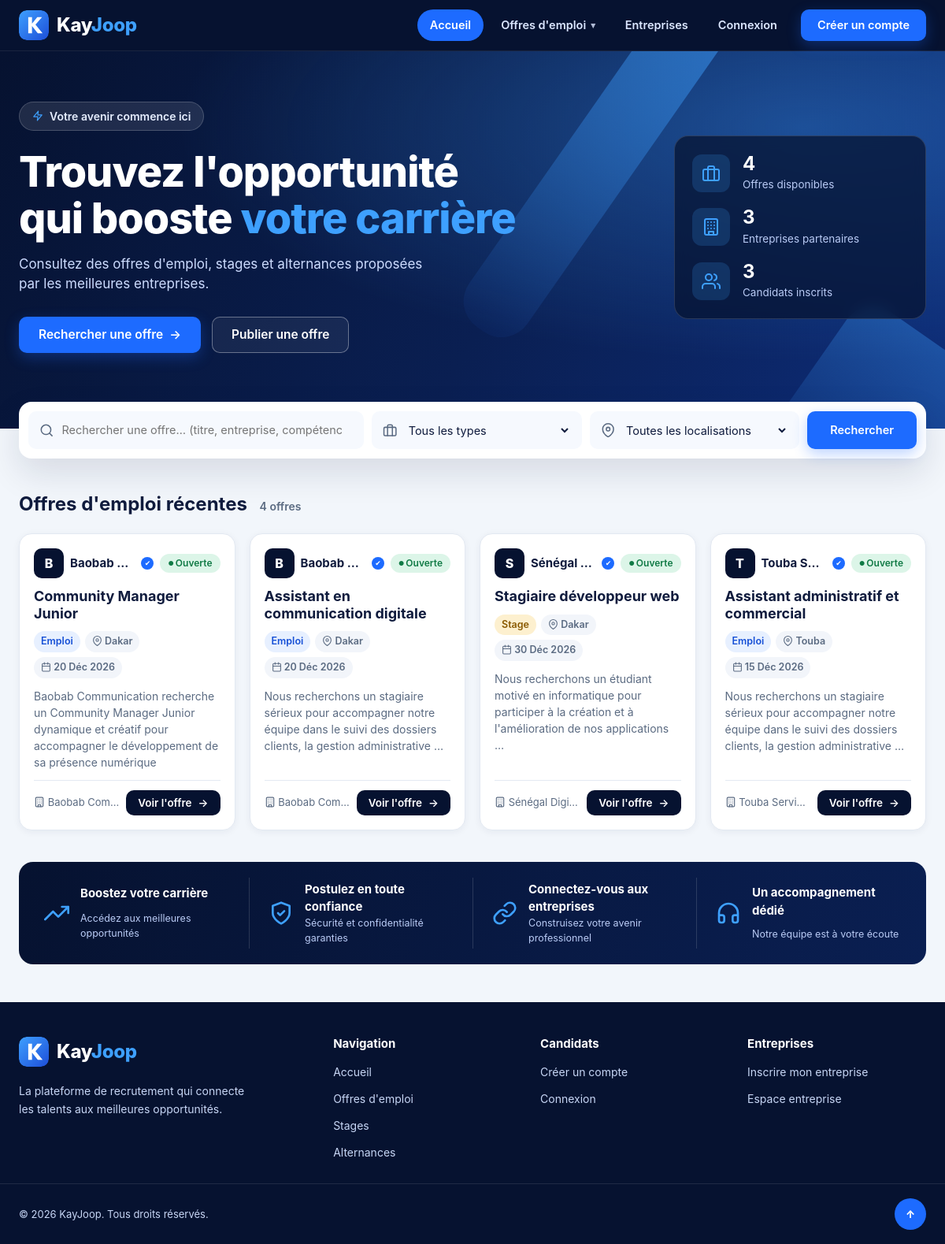
Page /offres/ on the committed database.
### offres/models.py (models this page shows, shortened)
class Offre(models.Model):
    TYPE_CHOIX = [
        ('emploi', 'Emploi'),
        ('stage', 'Stage'),
        ('alternance', 'Alternance'),
    ]
    STATUT_CHOIX = [
        ('en_attente', 'En attente de validation'),
        ('ouverte', 'Publiée'),
        ('fermee', 'Clôturée'),
    ]
    titre = models.CharField(max_length=200)
    entreprise = models.CharField(max_length=150)
    profil_entreprise = models.ForeignKey(
        'ProfilEntreprise',
        on_delete=models.SET_NULL,
        null=True,
        blank=True,
        related_name='offres'
    )
    description = models.TextField()
    type_contrat = models.CharField(
        max_length=20,
        choices=TYPE_CHOIX,
        default='emploi'
    )
    localisation = models.CharField(max_length=150)
    date_limite = models.DateField()
    statut = models.CharField(
        max_length=10,
        choices=STATUT_CHOIX,
        default='ouverte'
    )
    date_creation = models.DateTimeField(auto_now_add=True)

### offres/views.py (the view, shortened to what this page needs)
# urls.py: path('', views.rechercher_offres, name='rechercher_offres'),
def rechercher_offres(request):
    mot_cle = request.GET.get('q', '').strip()
    type_contrat = request.GET.get('type', '').strip()
    localisation = request.GET.get('lieu', '').strip()
    voir_tout = request.GET.get('tous') == '1'
    offres_publiques = Offre.objects.filter(
        statut='ouverte',
        date_limite__gte=timezone.localdate(),
    )
    offres = offres_publiques
    types_valides = dict(Offre.TYPE_CHOIX)
    if type_contrat not in types_valides:
        type_contrat = ''
    if type_contrat:
        offres = offres.filter(type_contrat=type_contrat)
    if localisation:
        offres = offres.filter(localisation__iexact=localisation)
    filtre_actif = bool(mot_cle or type_contrat or localisation)
    offres = offres.order_by('-date_creation')
    total_offres = offres.count()
    limite = 8
    liste_reduite = not filtre_actif and not voir_tout and total_offres > limite
    if liste_reduite:
        offres = offres[:limite]
    localisations = (
        offres_publiques
        .exclude(localisation='')
        .order_by('localisation')
        .values_list('localisation', flat=True)
        .distinct()
    )
    return render(
        request,
        'offres/recherche.html',
        {
            'offres': offres,
            'mot_cle': mot_cle,
            'type_contrat': type_contrat,
            'localisation': localisation,
            'types_contrat': Offre.TYPE_CHOIX,
            'localisations': localisations,
            'filtre_actif': filtre_actif,
            'liste_reduite': liste_reduite,
            'total_offres': total_offres,
            'stat_offres': offres_publiques.count(),
            'stat_entreprises': ProfilEntreprise.objects.count(),
            'stat_candidats': ProfilEtudiant.objects.count(),
        }
    )

### offres/templates/offres/recherche.html (shortened to what this page needs)
{% extends "offres/base.html" %}
{% load static %}
{% block content %}
<main>
    <section class="hero">
        <div class="hero-inner">
            <div class="hero-content">
                <span class="pill"><svg class="icon" aria-hidden="true"><use href="#i-bolt"/></svg> Votre avenir commence ici</span>
                <h1>
                    Trouvez l'opportunité<br>
                    qui booste <span class="accent">votre carrière</span>
                </h1>
                <p>
                    Consultez des offres d'emploi, stages et alternances
                    proposées par les meilleures entreprises.
                </p>
                <div class="hero-actions">
                    <a href="#offres" class="btn btn-primary btn-lg">
                        Rechercher une offre <span aria-hidden="true">→</span>
                    </a>
                    {% if user.is_authenticated and user.profil_entreprise %}
                        <a href="{% url 'publier_offre' %}" class="btn btn-light btn-lg">Publier une offre</a>
                    {% elif not user.is_authenticated %}
                        <a href="{% url 'inscription_entreprise' %}" class="btn btn-light btn-lg">Publier une offre</a>
                    {% endif %}
                </div>
            </div>
            <aside class="hero-stats" aria-label="KayJoop en chiffres">
                <div class="hero-stat">
                    <span class="hero-stat-icon"><svg class="icon" aria-hidden="true"><use href="#i-briefcase"/></svg></span>
                    <div><strong>{{ stat_offres }}</strong><small>Offre{{ stat_offres|pluralize }} disponible{{ stat_offres|pluralize }}</small></div>
                </div>
                <div class="hero-stat">
                    <span class="hero-stat-icon"><svg class="icon" aria-hidden="true"><use href="#i-building"/></svg></span>
                    <div><strong>{{ stat_entreprises }}</strong><small>Entreprise{{ stat_entreprises|pluralize }} partenaire{{ stat_entreprises|pluralize }}</small></div>
                </div>
                <div class="hero-stat">
                    <span class="hero-stat-icon"><svg class="icon" aria-hidden="true"><use href="#i-users"/></svg></span>
                    <div><strong>{{ stat_candidats }}</strong><small>Candidat{{ stat_candidats|pluralize }} inscrit{{ stat_candidats|pluralize }}</small></div>
                </div>
            </aside>
        </div>
    </section>
    <form method="get" action="{% url 'rechercher_offres' %}#offres" class="search" role="search">
        <label class="search-field search-text">
            <svg class="icon" aria-hidden="true"><use href="#i-search"/></svg>
            <input type="search" name="q" value="{{ mot_cle }}"
                   placeholder="Rechercher une offre… (titre, entreprise, compétence)"
                   aria-label="Rechercher par titre, entreprise ou compétence">
        </label>
        <label class="search-field">
            <svg class="icon" aria-hidden="true"><use href="#i-briefcase"/></svg>
            <select name="type" aria-label="Type de contrat">
                <option value="">Tous les types</option>
            </select>
        </label>
        <label class="search-field">
            <svg class="icon" aria-hidden="true"><use href="#i-pin"/></svg>
            <select name="lieu" aria-label="Localisation">
                <option value="">Toutes les localisations</option>
            </select>
        </label>
        <button type="submit" class="btn btn-primary">Rechercher</button>
    </form>
    <section class="offers" id="offres">
        <div class="offers-head">
            <h2>
                {% if filtre_actif %}Résultats de la recherche{% else %}Offres d'emploi récentes{% endif %}
                <small class="count" aria-live="polite">
                    {{ total_offres }} offre{{ total_offres|pluralize }}
                </small>
            </h2>
        </div>
        <div class="offer-grid">
            {% for offre in offres %}
                <article class="offer-card">
                    <div class="offer-card-top">
                        <div class="company">
                            <span class="avatar" aria-hidden="true">{{ offre.entreprise|first|upper }}</span>
                            <strong>{{ offre.entreprise }}</strong>
                            <span class="verified" title="Entreprise vérifiée" aria-label="Entreprise vérifiée">✔</span>
                        </div>
                        <span class="badge badge-ok badge-open">Ouverte</span>
                    </div>
                    <h3>{{ offre.titre }}</h3>
                    <ul class="meta">
                        <li class="type-{{ offre.type_contrat }}">{{ offre.get_type_contrat_display }}</li>
                        <li><svg class="icon" aria-hidden="true"><use href="#i-pin"/></svg> {{ offre.localisation|default:"Non précisé" }}</li>
                        <li><svg class="icon" aria-hidden="true"><use href="#i-calendar"/></svg> {{ offre.date_limite|date:"j M Y" }}</li>
                    </ul>
                    <p class="offer-desc">{{ offre.description|truncatewords:18 }}</p>
                    <div class="offer-foot">
                        <span class="offer-foot-company"><svg class="icon" aria-hidden="true"><use href="#i-building"/></svg> {{ offre.entreprise }}</span>
                        <a href="{% url 'detail_offre' offre.id %}" class="btn btn-dark btn-sm">
                            Voir l'offre <span aria-hidden="true">→</span>
                        </a>
                    </div>
                </article>
            {% endfor %}
        </div>
    </section>
    <section class="benefits" aria-label="Pourquoi KayJoop">
        <div class="benefit"><svg class="icon" aria-hidden="true"><use href="#i-trend"/></svg><strong>Boostez votre carrière</strong><small>Accédez aux meilleures opportunités</small></div>
        <div class="benefit"><svg class="icon" aria-hidden="true"><use href="#i-shield"/></svg><strong>Postulez en toute confiance</strong><small>Sécurité et confidentialité garanties</small></div>
        <div class="benefit"><svg class="icon" aria-hidden="true"><use href="#i-link"/></svg><strong>Connectez-vous aux entreprises</strong><small>Construisez votre avenir professionnel</small></div>
        <div class="benefit"><svg class="icon" aria-hidden="true"><use href="#i-headset"/></svg><strong>Un accompagnement dédié</strong><small>Notre équipe est à votre écoute</small></div>
    </section>
</main>
{% endblock %}

### rows in the picture
Offre: entreprise|first "B", entreprise "Baobab…", titre "Community Manager Junior", type_contrat "Emploi", localisation "Dakar", date_limite "20 Déc 2026", description "Baobab Communication recherche un Community Manager Junior dynamique et créatif pour accompagner le développement de sa présence numérique", entreprise "Baobab Com…"
Offre: entreprise|first "B", entreprise "Baobab…", titre "Assistant en communication digitale", type_contrat "Emploi", localisation "Dakar", date_limite "20 Déc 2026", description "Nous recherchons un stagiaire sérieux pour accompagner notre équipe dans le suivi des dossiers clients, la gestion administrative …", entreprise "Baobab Com…"
Offre: entreprise|first "S", entreprise "Sénégal…", titre "Stagiaire développeur web", type_contrat "Stage", localisation "Dakar", date_limite "30 Déc 2026", description "Nous recherchons un étudiant motivé en informatique pour participer à la création et à l'amélioration de nos applications …", entreprise "Sénégal Digi…"
Offre: entreprise|first "T", entreprise "Touba S…", titre "Assistant administratif et commercial", type_contrat "Emploi", localisation "Touba", date_limite "15 Déc 2026", description "Nous recherchons un stagiaire sérieux pour accompagner notre équipe dans le suivi des dossiers clients, la gestion administrative …", entreprise "Touba Servi…"

### other values in the picture
{{ stat_offres }} "4"
{{ stat_entreprises }} "3"
{{ stat_candidats }} "3"
{{ total_offres }} "4"
